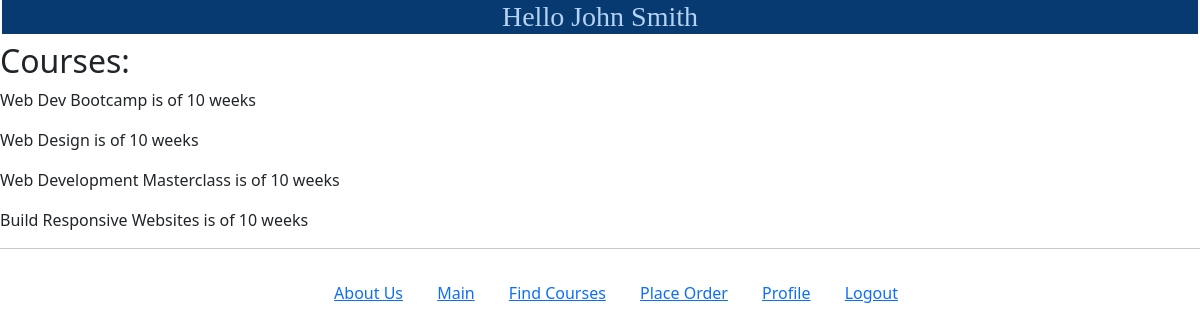
The page /myapp/1 (signed in) on the database its author committed.
### myapp/models.py (models this page shows, shortened)
class Course(models.Model):
    title = models.CharField(max_length=200)
    topic = models.ForeignKey(Topic, related_name='courses', on_delete=models.CASCADE)
    price = models.DecimalField(max_digits=10, decimal_places=2)
    for_everyone = models.BooleanField(default=True)
    description = models.TextField(blank= True)
    num_reviews = models.PositiveIntegerField(default=0)

class Topic(models.Model):
    name = models.CharField(max_length=200)
    length = models.IntegerField(default=12, blank=False)

### myapp/views.py (the view)
# urls.py: path(r'<int:topic_id>', views.detail, name='detail'),
def detail(request, topic_id):
    response = HttpResponse()
    topic = get_object_or_404(Topic, id=topic_id)
    course_list = Course.objects.filter(topic=topic)
    response = HttpResponse()
    for course in course_list:
        para = '<p>' + str(course.title.upper()) + "is of " + str(course.topic.length) + "$weeks" + "</p>"
    response.write(para)
    return render(request, 'myapp/detail.html', {'course_list': course_list})

### templates/myapp/detail.html
{% extends 'myapp/base.html' %}
<h3>{% block myhdg %}Hello {{request.user.first_name}} {{ request.user.last_name }} {% endblock %}</h3>
{% block body_block %}
    {% if course_list %}
    <h2>Courses:</h2>
    {% for course in course_list %}
        <p>{{ course.title }} is of {{ course.topic.length }} weeks</p>
    {% endfor %}
    {% else %}
    <strong>No courses</strong>
    {% endif %}
{% endblock %}

### myapp/static/myapp/style.css (style rules this page uses)
html { font-family:Poppins; }

### rows shown on the page
Course: title "Web Dev Bootcamp", topic.length "10"
Course: title "Web Design", topic.length "10"
Course: title "Web Development Masterclass", topic.length "10"
Course: title "Build Responsive Websites", topic.length "10"

### other values the page prints
{{ request.user.first_name }} "John"
{{ request.user.last_name }} "Smith"
